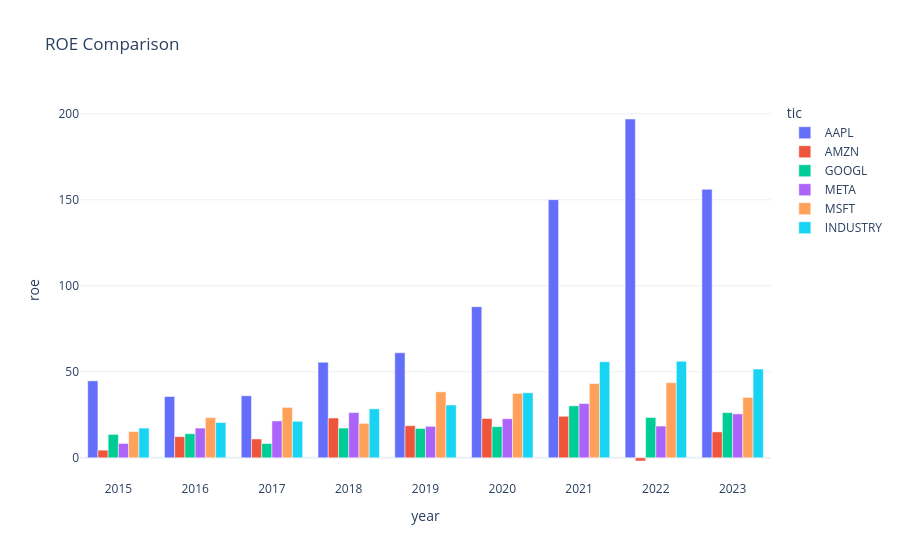

The notebook cell saved with this chart:
### Code cell
# Plot 2: ROE Comparison
fig = px.bar(final_df, x='year', y='roe', color='tic',
             barmode='group', template='plotly_white',
             title='ROE Comparison')
fig.show()

### Figure 1 — Plotly figure (JSON) as saved in the notebook; plotly's stock layout.template omitted (floating-point values rounded to 4 significant figures)
{"data": [{"alignmentgroup": "True", "hovertemplate": "tic=AAPL<br>year=%{x}<br>roe=%{y}<extra></extra>", "legendgroup": "AAPL", "marker": {"color": "#636efa", "pattern": {"shape": ""}}, "name": "AAPL", "offsetgroup": "AAPL", "orientation": "v", "showlegend": true, "textposition": "auto", "type": "bar", "x": [2015, 2016, 2017, 2018, 2019, 2020, 2021, 2022, 2023], "xaxis": "x", "y": [44.74, 35.62, 36.07, 55.56, 61.06, 87.87, 150.1, 197.0, 156.1], "yaxis": "y"}, {"alignmentgroup": "True", "hovertemplate": "tic=AMZN<br>year=%{x}<br>roe=%{y}<extra></extra>", "legendgroup": "AMZN", "marker": {"color": "#EF553B", "pattern": {"shape": ""}}, "name": "AMZN", "offsetgroup": "AMZN", "orientation": "v", "showlegend": true, "textposition": "auto", "type": "bar", "x": [2015, 2016, 2017, 2018, 2019, 2020, 2021, 2022, 2023], "xaxis": "x", "y": [4.453, 12.29, 10.95, 23.13, 18.67, 22.84, 24.13, -1.864, 15.07], "yaxis": "y"}, {"alignmentgroup": "True", "hovertemplate": "tic=GOOGL<br>year=%{x}<br>roe=%{y}<extra></extra>", "legendgroup": "GOOGL", "marker": {"color": "#00cc96", "pattern": {"shape": ""}}, "name": "GOOGL", "offsetgroup": "GOOGL", "orientation": "v", "showlegend": true, "textposition": "auto", "type": "bar", "x": [2015, 2016, 2017, 2018, 2019, 2020, 2021, 2022, 2023], "xaxis": "x", "y": [13.59, 14.01, 8.303, 17.3, 17.05, 18.09, 30.22, 23.41, 26.25], "yaxis": "y"}, {"alignmentgroup": "True", "hovertemplate": "tic=META<br>year=%{x}<br>roe=%{y}<extra></extra>", "legendgroup": "META", "marker": {"color": "#ab63fa", "pattern": {"shape": ""}}, "name": "META", "offsetgroup": "META", "orientation": "v", "showlegend": true, "textposition": "auto", "type": "bar", "x": [2015, 2016, 2017, 2018, 2019, 2020, 2021, 2022, 2023], "xaxis": "x", "y": [8.34, 17.26, 21.43, 26.28, 18.29, 22.72, 31.53, 18.45, 25.53], "yaxis": "y"}, {"alignmentgroup": "True", "hovertemplate": "tic=MSFT<br>year=%{x}<br>roe=%{y}<extra></extra>", "legendgroup": "MSFT", "marker": {"color": "#FFA15A", "pattern": {"shape": ""}}, "name": "MSFT", "offsetgroup": "MSFT", "orientation": "v", "showlegend": true, "textposition": "auto", "type": "bar", "x": [2015, 2016, 2017, 2018, 2019, 2020, 2021, 2022, 2023], "xaxis": "x", "y": [15.23, 23.33, 29.29, 20.03, 38.35, 37.43, 43.15, 43.68, 35.09], "yaxis": "y"}, {"alignmentgroup": "True", "hovertemplate": "tic=INDUSTRY<br>year=%{x}<br>roe=%{y}<extra></extra>", "legendgroup": "INDUSTRY", "marker": {"color": "#19d3f3", "pattern": {"shape": ""}}, "name": "INDUSTRY", "offsetgroup": "INDUSTRY", "orientation": "v", "showlegend": true, "textposition": "auto", "type": "bar", "x": [2015, 2016, 2017, 2018, 2019, 2020, 2021, 2022, 2023], "xaxis": "x", "y": [17.27, 20.5, 21.21, 28.46, 30.68, 37.79, 55.82, 56.13, 51.6], "yaxis": "y"}], "layout": {"barmode": "group", "legend": {"title": {"text": "tic"}, "tracegroupgap": 0}, "title": {"text": "ROE Comparison"}, "xaxis": {"anchor": "y", "domain": [0, 1], "title": {"text": "year"}}, "yaxis": {"anchor": "x", "domain": [0, 1], "title": {"text": "roe"}}}}
